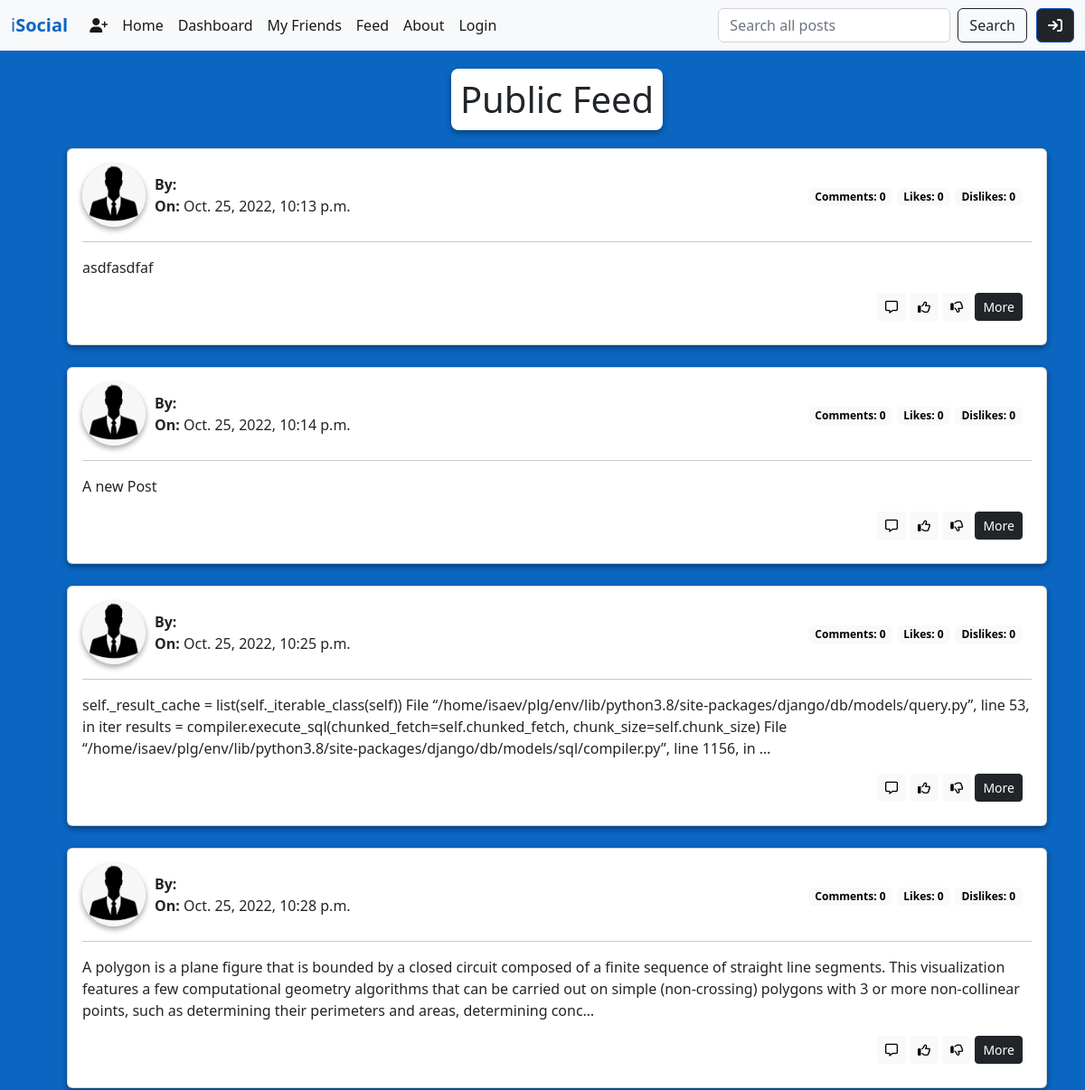
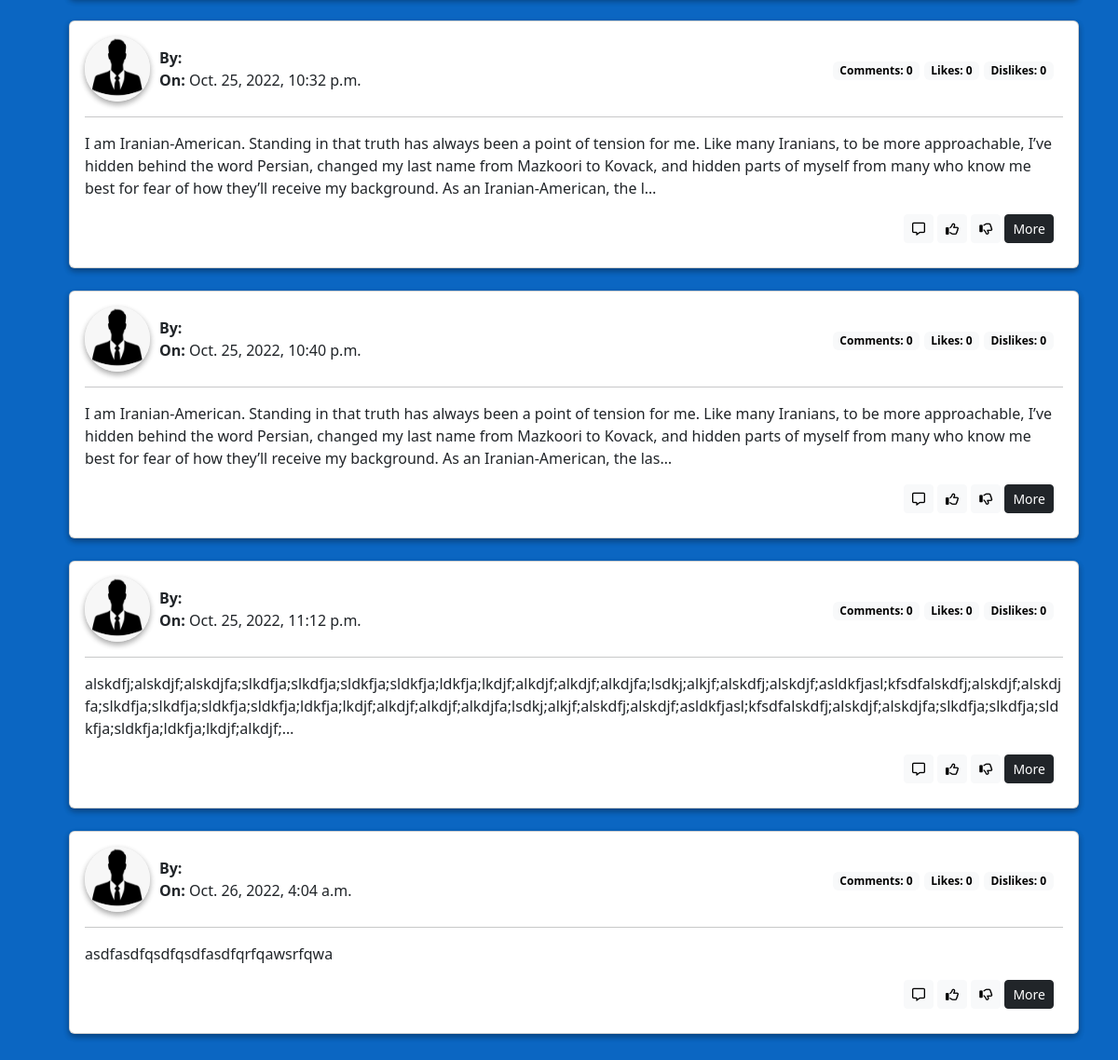
/posts/, run on the app's committed database (2 pictures, top to bottom).
### posts/models.py (models this page shows)
class Post(models.Model):
    body = models.TextField()
    comments = models.IntegerField(default=0)
    likes = models.IntegerField(default=0)
    dislikes = models.IntegerField(default=0)
    created_on = models.DateTimeField(
        auto_now_add=True,
        null=True,
        blank=True
    )

### posts/views.py (the view)
# urls.py: path('', PostListView.as_view(), name='post_list'),
class PostListView(ListView):
    template_name = "posts/post_list.html"
    model = Post

### templates/posts/post_list.html (shortened to what this page needs)
{% extends 'base.html' %}
{% block content %}
<ul>
    {% if post_list %}
    <h1 class="on-blue-message">Public Feed</h1>
    {% for post in post_list %}
    <div class="card box">
        <div class="card-body">
            <div class="post-top">
                <div  class="post-top">
                    <div>
                        <img src="/static/img/male.jpeg" alt="default user pic" width="70" height="70" class="profile-pic">
                    </div>
                    <div>
                        <div>
                            <strong>By:</strong> <a href="#"> {{ post.poster}} </a>
                        </div>
                        <div>
                            <strong> On:</strong> {{ post.created_on }}
                        </div>
                    </div>
                </div>
                <div class="author-options">
                    <span class="badge text-bg-light"><strong>Comments:</strong> {{ post.comments }}</span>
                    <span class="badge text-bg-light"><strong>Likes:</strong> {{ post.likes }}</span>
                    <span class="badge text-bg-light"><strong>Dislikes:</strong> {{ post.dislikes }}</span>
                </div>
            </div>
            <hr>
            <p class="card-text">{{ post.body|truncatechars:350 }}</p>
            <div class="author-options">
                {% if user != post.poster %}
                <a href="#" class="btn btn-sm btn-light">
                    <i class="fa-regular fa-message"></i>
                </a>
                <a href="#" class="btn btn-sm btn-light">
                    <i class="fa-regular fa-thumbs-up"></i>
                </a>
                <a href="#" class="btn btn-sm btn-light">
                    <i class="fa-regular fa-thumbs-down"></i>
                </a>
                <a href="{% url 'post_detail' post.id %}" class="btn btn-dark btn-sm">
                    More
                </a>
                {% endif %}
            </div>
        </div>
    </div>
    <br />
    {% endfor %}
    {% else %}
    <h1>Awwww!</h1>
    <h1>Currently no Posts!</h1>
    {% endif %}
</ul>
{% endblock content %}

### templates/base.html (shortened to what this page needs)
{% load static %}
<!DOCTYPE html>
<html lang="en">
<head>
    <link href="https://cdn.jsdelivr.net/npm/bootstrap@5.2.1/dist/css/bootstrap.min.css" rel="stylesheet">
    <link rel="stylesheet" href="{% static '/css/base.css' %}">
    <link rel="stylesheet" href="https://cdn.jsdelivr.net/npm/bootstrap-icons@1.9.1/font/bootstrap-icons.css">
</head>
<body>
    <nav class="navbar navbar-light navbar-expand-lg bg-light">
        <div class="container-fluid">
            <a class="navbar-brand" href="{% url 'home' %}" id="logo-daily">i<strong>Social</strong></a>
            <div class="collapse navbar-collapse" id="navbarSupportedContent">
                <ul class="navbar-nav me-auto mb-2 mb-lg-0">
                    {% if user.is_authenticated %}
                    <li class="nav-item dropdown">
                        <a class="nav-link dropdown-toggle" href="#" role="button" data-bs-toggle="dropdown" aria-expanded="false">
                            <i class="fa-solid fa-user-astronaut"></i> {{ user.username }}
                        </a>
                        <ul class="dropdown-menu">
                            <li><a class="dropdown-item" aria-current="page" href="{% url 'new' %}">Start a Post</a></li>
                            <li><a class="dropdown-item" aria-current="page" href="{% url 'my_posted_list' %}">My Posts</a></li>
                            <li><hr class="dropdown-divider"></li>
                            {% if user.is_superuser %}
                            <li><a class="dropdown-item" aria-current="page" href="{% url 'admin:index' %}"><strong>Admin </strong></a></li>
                            {% endif %}
                            <li><a class="dropdown-item" aria-current="page" href="{% url 'user_profile' user.id %}">My Profile</a></li>
                            <li><a class="dropdown-item" aria-current="page" href="{% url 'password_change' %}">Password Change</a></li>
                            <li><a class="dropdown-item" href="{% url 'logout' %}">Log Out</a></li>
                        </ul>
                    </li>
                    {% else %}
                    <li class="nav-item">
                        <a class="nav-link active" aria-current="page" href="{% url 'login' %}">
                            <i class="fa-solid fa-user-plus"></i>
                        </a>
                    </li>
                    {% endif %}
                    <li class="nav-item">
                        <a class="nav-link active" aria-current="page" href="{% url 'home' %}">Home</a>
                    </li>
                    <li class="nav-item">
                        <a class="nav-link active" aria-current="page" href="{% url 'my_dashboard' %}">Dashboard</a>
                    </li>
                    <li class="nav-item">
                        <a class="nav-link active" aria-current="page" href="{% url 'my_friends_list' %}">My Friends</a>
                    </li>
                    <li class="nav-item">
                        <a class="nav-link active" aria-current="page" href="{% url 'post_list' %}">Feed</a>
                    </li>
                    <li class="nav-item">
                        <a class="nav-link active" aria-current="page" href="{% url 'about' %}">About</a>
                    </li>
                    {% if user.is_authenticated %}
                    <li class="nav-item">
                        <a class="nav-link active" aria-current="page" href="{% url 'logout' %}">Log Out</a>
                    </li>
                    {% else %}
                    <li class="nav-item">
                        <a class="nav-link active" aria-current="page" href="{% url 'login' %}">Login</a>
                    </li>
                    {% endif %}
                </ul>
                <form class="d-flex" role="search">
                    <input class="form-control me-2" type="search" placeholder="Search all posts" aria-label="Search">
                    <button class="btn btn-outline-dark" type="submit">Search</button>
                </form>
                {% if user.is_authenticated %}
                {% else %}
                <div class="">
                    <a id="log-in-icon"
                       href="{% url 'login' %}"
                       class="card-link btn btn-primary btn-md active"
                    >
                        <i class="fa-solid fa-arrow-right-to-bracket"></i>
                    </a>
                </div>
                {% endif %}
            </div>
        </div>
    </nav>
    <div class="container">
        {% block content %}
        {% endblock content %}
    </div>
</body>
</html>

### static/css/base.css (style rules this page uses)
.profile-pic { box-shadow: rgba(0, 0, 0, 0.16) 0px 3px 6px, rgba(0, 0, 0, 0.23) 0px 3px 6px; border-radius: 50%; }
.post-top { display: flex; align-items: center; justify-content: space-between; gap: 10px; }
.on-blue-message { color: #212529; background-color: white; box-shadow: rgba(0, 0, 0, 0.16) 0px 3px 6px, rgba(0, 0, 0, 0.23) 0px 3px 6px; width: fit-content; padding: 10px; margin-top:20px; margin-bottom:20px; border-radius: 8px; margin-right: auto; margin-left: auto; }
h1, h2, h3, h4, h5, h6 { text-align: center; margin-top:10px; margin-bottom:10px; color: #212529; }
body { background-color: #0b66c2; }
#logo-daily, #question-delete, .forbidden h1 { color: #0b66c2; }
#log-in-icon { margin-left: 10px;background-color: #212529; }
.box { box-shadow: rgba(0, 0, 0, 0.16) 0px 3px 6px, rgba(0, 0, 0, 0.23) 0px 3px 6px; background-color: white; }
.author-options, #post-more { text-align: right; margin: 10px 10px; }

### data on the page
Post: created_on "Oct. 25, 2022, 10:13 p.m.", comments "0", likes "0", dislikes "0", body "asdfasdfaf"
Post: created_on "Oct. 25, 2022, 10:14 p.m.", comments "0", likes "0", dislikes "0", body "A new Post"
Post: created_on "Oct. 25, 2022, 10:25 p.m.", comments "0", likes "0", dislikes "0", body "self._result_cache = list(self._iterable_class(self)) File “/home/isaev/plg/env/lib/python3.8/site-packages/django/db/models/query.py”, line 53, in iter results = compiler.execute_sql(chunked_fetch=self.chunked_fetch, chunk_size=self.chunk_size) File “/home/isaev/plg/env/lib/python3.8/site-packages/django/db/models/sql/compiler.py”, line 1156, in …"
Post: created_on "Oct. 25, 2022, 10:28 p.m.", comments "0", likes "0", dislikes "0", body "A polygon is a plane figure that is bounded by a closed circuit composed of a finite sequence of straight line segments. This visualization features a few computational geometry algorithms that can be carried out on simple (non-crossing) polygons with 3 or more non-collinear points, such as determining their perimeters and areas, determining conc…"
Post: created_on "Oct. 25, 2022, 10:32 p.m.", comments "0", likes "0", dislikes "0", body "I am Iranian-American. Standing in that truth has always been a point of tension for me. Like many Iranians, to be more approachable, I’ve hidden behind the word Persian, changed my last name from Mazkoori to Kovack, and hidden parts of myself from many who know me best for fear of how they’ll receive my background. As an Iranian-American, the l…"
Post: created_on "Oct. 25, 2022, 10:40 p.m.", comments "0", likes "0", dislikes "0", body "I am Iranian-American. Standing in that truth has always been a point of tension for me. Like many Iranians, to be more approachable, I’ve hidden behind the word Persian, changed my last name from Mazkoori to Kovack, and hidden parts of myself from many who know me best for fear of how they’ll receive my background. As an Iranian-American, the las…"
Post: created_on "Oct. 25, 2022, 11:12 p.m.", comments "0", likes "0", dislikes "0", body "alskdfj;alskdjf;alskdjfa;slkdfja;slkdfja;sldkfja;sldkfja;ldkfja;lkdjf;alkdjf;alkdjf;alkdjfa;lsdkj;alkjf;alskdfj;alskdjf;asldkfjasl;kfsdfalskdfj;alskdjf;alskdjfa;slkdfja;slkdfja;sldkfja;sldkfja;ldkfja;lkdjf;alkdjf;alkdjf;alkdjfa;lsdkj;alkjf;alskdfj;alskdjf;asldkfjasl;kfsdfalskdfj;alskdjf;alskdjfa;slkdfja;slkdfja;sldkfja;sldkfja;ldkfja;lkdjf;alkdjf;…"
Post: created_on "Oct. 26, 2022, 4:04 a.m.", comments "0", likes "0", dislikes "0", body "asdfasdfqsdfqsdfasdfqrfqawsrfqwa"
